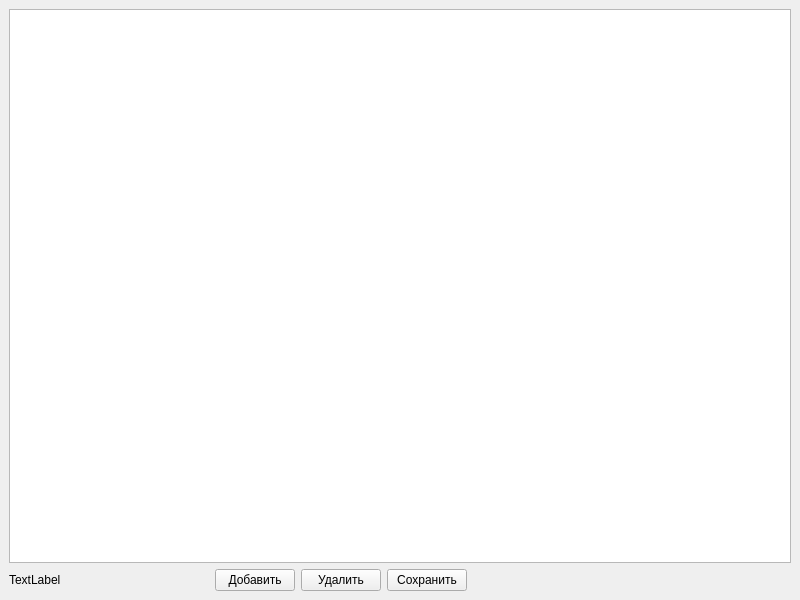
<?xml version="1.0" encoding="UTF-8"?>
<ui version="4.0">
 <class>CountersView</class>
 <widget class="QMainWindow" name="CountersView">
  <property name="geometry">
   <rect>
    <x>0</x>
    <y>0</y>
    <width>800</width>
    <height>600</height>
   </rect>
  </property>
  <property name="windowTitle">
   <string>CountersView</string>
  </property>
  <widget class="QWidget" name="centralwidget">
   <layout class="QGridLayout" name="gridLayout_2">
    <item row="1" column="4">
     <spacer name="horizontalSpacer">
      <property name="orientation">
       <enum>Qt::Orientation::Horizontal</enum>
      </property>
      <property name="sizeHint" stdset="0">
       <size>
        <width>40</width>
        <height>20</height>
       </size>
      </property>
     </spacer>
    </item>
    <item row="1" column="0">
     <widget class="QLabel" name="labelFrequency">
      <property name="minimumSize">
       <size>
        <width>200</width>
        <height>0</height>
       </size>
      </property>
      <property name="text">
       <string>TextLabel</string>
      </property>
     </widget>
    </item>
    <item row="0" column="0" colspan="5">
     <widget class="QTableWidget" name="table"/>
    </item>
    <item row="1" column="1">
     <widget class="QPushButton" name="btnAdd">
      <property name="text">
       <string>Добавить</string>
      </property>
     </widget>
    </item>
    <item row="1" column="2">
     <widget class="QPushButton" name="btnDelete">
      <property name="text">
       <string>Удалить</string>
      </property>
     </widget>
    </item>
    <item row="1" column="3">
     <widget class="QPushButton" name="btnSave">
      <property name="text">
       <string>Сохранить</string>
      </property>
     </widget>
    </item>
   </layout>
  </widget>
 </widget>
 <resources/>
 <connections/>
</ui>
